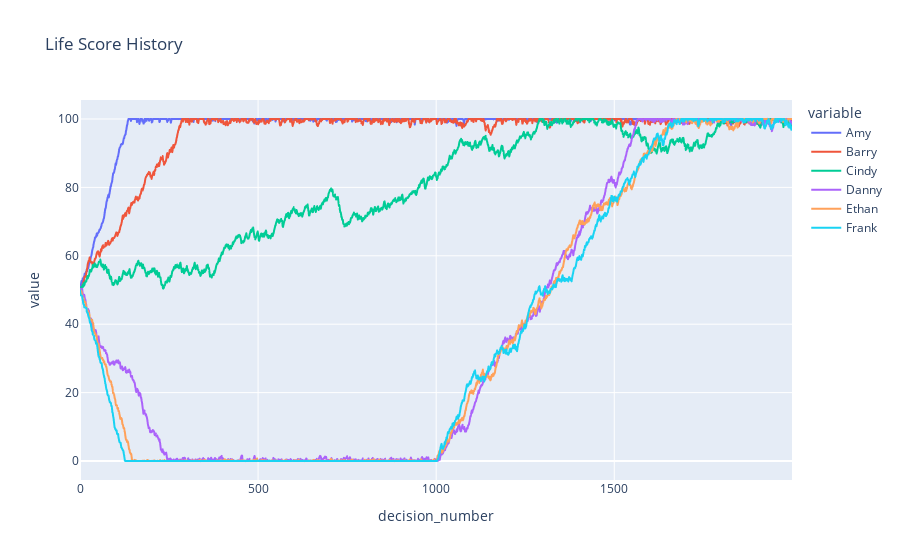

Notebook source saved alongside this figure:
### Markdown cell above
# Code

### Code cell
import numpy as np
import pandas as pd
import plotly.express as px


class Person:
    def __init__(self, name: str, base_will_power: int):
        self.name = name
        self.base_will_power = base_will_power
        self.current_life_score = 50

    def calc_new_life_score(self, decision_dict: dict[str, int]) -> float:
        good_decision_threshold = (
            self.base_will_power
            + 0.01 * decision_dict["easy_decision_score"]
            + 0.01 * self.current_life_score
        )
        if good_decision_threshold >= decision_dict["hard_decision_score"]:
            self.current_life_score += decision_dict["hard_decision_score"] * 0.01
        else:
            self.current_life_score += decision_dict["easy_decision_score"] * 0.01
        self.current_life_score = np.clip(self.current_life_score, 0, 100)
        return self.current_life_score

    def update_base_will_power(self, new_base_will_power: int):
        self.base_will_power = new_base_will_power


class LifeSimulation:
    def __init__(self, people: list[Person]):
        self.people = people

    def add_person(self, person: Person):
        self.people.append(person)

    def get_people(self) -> list[Person]:
        return self.people

    def get_person_by_name(self, name: str) -> Person | None:
        for person in self.people:
            if person.name == name:
                return person
        return None

    def get_number_of_people(self) -> int:
        return len(self.people)

    def generate_decision_dict(self) -> dict[str, int]:
        hard_decision_score = np.random.randint(0, 100)
        easy_decision_score = np.random.randint(0, 100) * -1
        return {
            "hard_decision_score": hard_decision_score,
            "easy_decision_score": easy_decision_score,
        }

    def simlulate_life(self, number_of_decisions: int):
        life_score_history = {"decision_number": list[int](range(number_of_decisions))}
        for person in self.people:
            life_score_history[person.name] = []
            for decision_number in range(number_of_decisions):
                decision_dict = self.generate_decision_dict()
                person.calc_new_life_score(decision_dict)
                life_score_history[person.name].append(person.current_life_score)
                if decision_number == number_of_decisions / 2:
                    if person.base_will_power <= 50:
                        person.update_base_will_power(75)
        df = pd.DataFrame(life_score_history)
        print(df)
        
        fig = px.line(df, x="decision_number", y=df.columns, title="Life Score History")
        fig.show()


def main():

    people = [
        Person("Amy", 90),
        Person("Barry", 75),
        Person("Cindy", 64),
        Person("Danny", 45),
        Person("Ethan", 25),
        Person("Frank", 10),
    ]
    simulation = LifeSimulation(people)
    simulation.simlulate_life(2000)


if __name__ == "__main__":
    main()

### Figure 1 — Plotly figure (JSON) as saved in the notebook; plotly's stock layout.template omitted (floating-point values rounded to 4 significant figures; data arrays with more than 128 entries replaced by an {"elided": "..."} marker saying what was removed)
{"data": [{"hovertemplate": "variable=Amy<br>decision_number=%{x}<br>value=%{y}<extra></extra>", "legendgroup": "Amy", "line": {"color": "#636efa", "dash": "solid"}, "marker": {"symbol": "circle"}, "mode": "lines", "name": "Amy", "showlegend": true, "type": "scattergl", "x": {"elided": "2000 int values"}, "xaxis": "x", "y": {"elided": "2000 float values"}, "yaxis": "y"}, {"hovertemplate": "variable=Barry<br>decision_number=%{x}<br>value=%{y}<extra></extra>", "legendgroup": "Barry", "line": {"color": "#EF553B", "dash": "solid"}, "marker": {"symbol": "circle"}, "mode": "lines", "name": "Barry", "showlegend": true, "type": "scattergl", "x": {"elided": "2000 int values"}, "xaxis": "x", "y": {"elided": "2000 float values"}, "yaxis": "y"}, {"hovertemplate": "variable=Cindy<br>decision_number=%{x}<br>value=%{y}<extra></extra>", "legendgroup": "Cindy", "line": {"color": "#00cc96", "dash": "solid"}, "marker": {"symbol": "circle"}, "mode": "lines", "name": "Cindy", "showlegend": true, "type": "scattergl", "x": {"elided": "2000 int values"}, "xaxis": "x", "y": {"elided": "2000 float values"}, "yaxis": "y"}, {"hovertemplate": "variable=Danny<br>decision_number=%{x}<br>value=%{y}<extra></extra>", "legendgroup": "Danny", "line": {"color": "#ab63fa", "dash": "solid"}, "marker": {"symbol": "circle"}, "mode": "lines", "name": "Danny", "showlegend": true, "type": "scattergl", "x": {"elided": "2000 int values"}, "xaxis": "x", "y": {"elided": "2000 float values"}, "yaxis": "y"}, {"hovertemplate": "variable=Ethan<br>decision_number=%{x}<br>value=%{y}<extra></extra>", "legendgroup": "Ethan", "line": {"color": "#FFA15A", "dash": "solid"}, "marker": {"symbol": "circle"}, "mode": "lines", "name": "Ethan", "showlegend": true, "type": "scattergl", "x": {"elided": "2000 int values"}, "xaxis": "x", "y": {"elided": "2000 float values"}, "yaxis": "y"}, {"hovertemplate": "variable=Frank<br>decision_number=%{x}<br>value=%{y}<extra></extra>", "legendgroup": "Frank", "line": {"color": "#19d3f3", "dash": "solid"}, "marker": {"symbol": "circle"}, "mode": "lines", "name": "Frank", "showlegend": true, "type": "scattergl", "x": {"elided": "2000 int values"}, "xaxis": "x", "y": {"elided": "2000 float values"}, "yaxis": "y"}], "layout": {"legend": {"title": {"text": "variable"}, "tracegroupgap": 0}, "title": {"text": "Life Score History"}, "xaxis": {"anchor": "y", "domain": [0, 1], "title": {"text": "decision_number"}}, "yaxis": {"anchor": "x", "domain": [0, 1], "title": {"text": "value"}}}}
